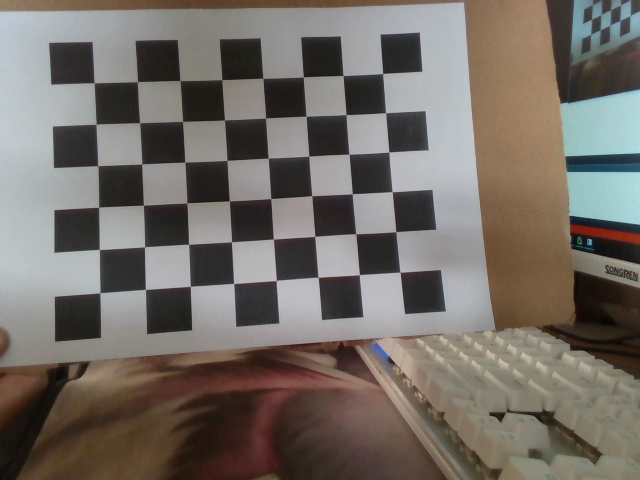
//> input picture OpenCV/CameraCalibration/CameraCalibration/data/00/00.png, 640 x 480 px
$ ./featureMatching -input1=data/00/00.png -input2=data/00/01.png   (built with g++ and OpenCV 4)
//> lines starting //> are read from the running program, lines starting //| are printed output that depends on the picture
#include <iostream>
#include "opencv2/core.hpp"
#ifdef HAVE_OPENCV_XFEATURES2D
#include "opencv2/highgui.hpp"
#include "opencv2/features2d.hpp"
#include "opencv2/xfeatures2d.hpp"

using namespace cv;
using namespace cv::xfeatures2d;
using std::cout;
using std::endl;

const char* keys =
"{ help h |                          | Print help message. }"
"{ input1 | ../data/box.png          | Path to input image 1. }"
"{ input2 | ../data/box_in_scene.png | Path to input image 2. }";

int main(int argc, char* argv[])
{
	CommandLineParser parser(argc, argv, keys);
	Mat img1 = imread(parser.get<String>("input1"), IMREAD_GRAYSCALE);
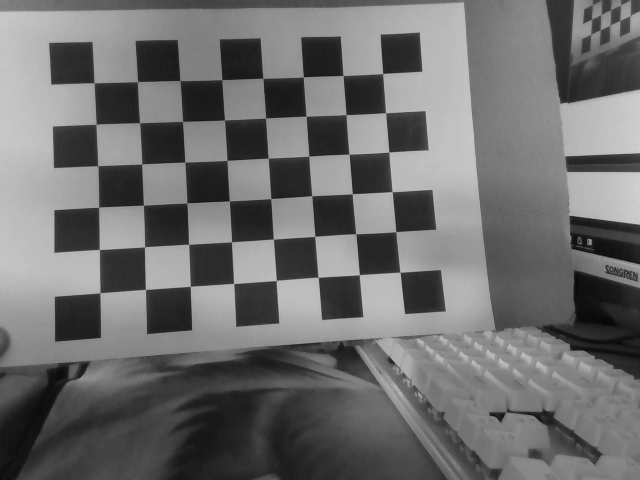
//> img1: 480 rows x 640 cols, CV_8UC1; min 5, max 210, mean 109.6
	Mat img2 = imread(parser.get<String>("input2"), IMREAD_GRAYSCALE);
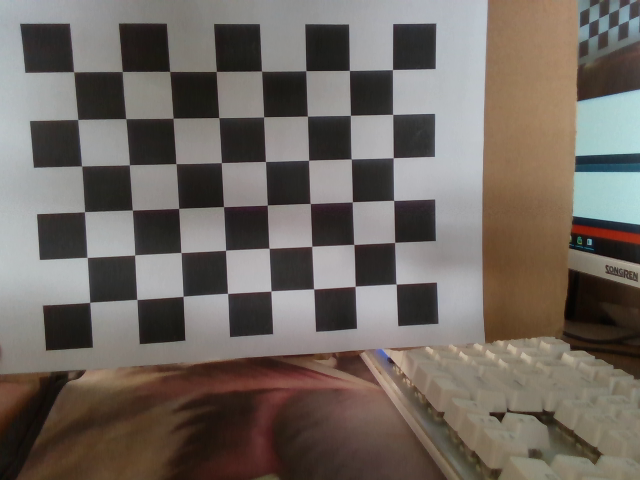
//> input picture OpenCV/CameraCalibration/CameraCalibration/data/00/01.png, 640 x 480 px
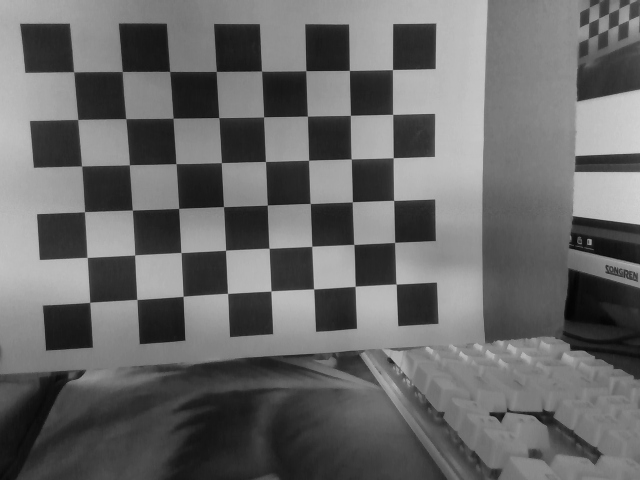
//> img2: 480 rows x 640 cols, CV_8UC1; min 3, max 211, mean 104.5
	if (img1.empty() || img2.empty())
	{
		cout << "Could not open or find the image!\n" << endl;
		parser.printMessage();
		return -1;
	}

	//-- Step 1: Detect the keypoints using SURF Detector, compute the descriptors
	int minHessian = 400;
	Ptr<ORB> detector = ORB::create(minHessian);
	std::vector<KeyPoint> keypoints1, keypoints2;
	Mat descriptors1, descriptors2;
	detector->detectAndCompute(img1, noArray(), keypoints1, descriptors1);
//> keypoints1 = 400 keypoints; strongest (x, y, size): (361, 273, 31), (391, 151, 31), (385, 72, 31), (274, 282, 31)
	detector->detectAndCompute(img2, noArray(), keypoints2, descriptors2);
//> keypoints2 = 400 keypoints; strongest (x, y, size): (358, 281, 92.6), (394, 155, 31), (394, 68, 31), (358, 285, 31)

	//-- Step 2: Matching descriptor vectors with a FLANN based matcher
	// Since SURF is a floating-point descriptor NORM_L2 is used
	Ptr<DescriptorMatcher> matcher = DescriptorMatcher::create(DescriptorMatcher::FLANNBASED);
	std::vector< std::vector<DMatch> > knn_matches;
//> (the run ends here: the program stops with an error, at `matcher->knnMatch(descriptors1, descriptors2, knn_matches, 2);`)
